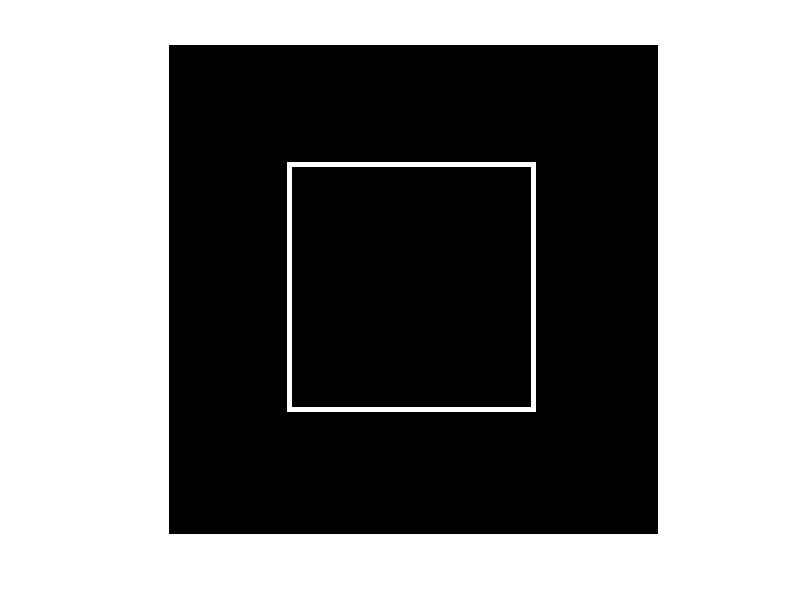
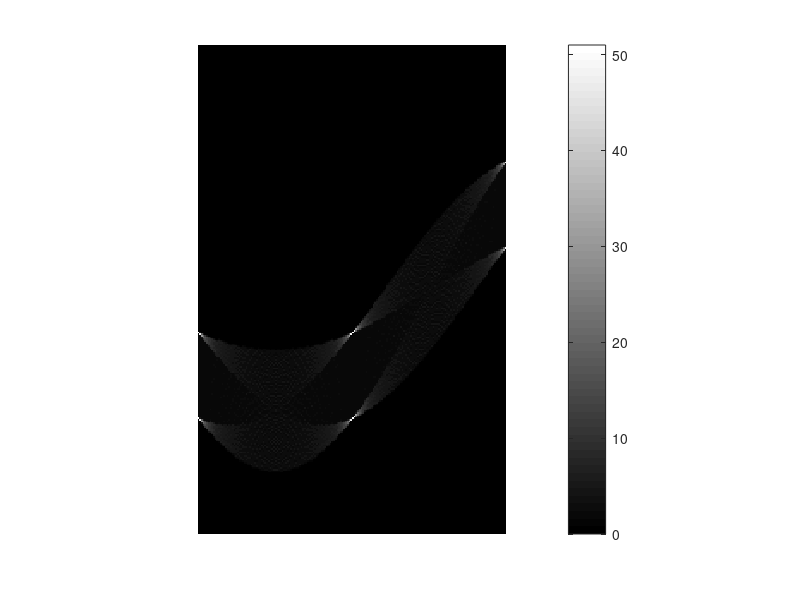

Write the MATLAB code that produced these figures, in order.
clear;
f = false(100,100);
f(25,25:75) = true;
f(75,25:75) = true;
f(25:75,25) = true;
f(25:75,75) = true;
d = ceil(sqrt(100*100 + 100*100));
aa = zeros((2*d)+1,180);
imshow(f);

for r = 1:100
    for c = 1:100
        if(f(r,c) == 1)
            for th = 0:179
              v = round(r* sind(th)) + round(c * cosd(th));
              aa(v+d+1,th+1) = aa(v+d+1,th+1)+1;  
            end
        end
    end
end

figure;
imshow(aa,[]);
colorbar;
max1 = max(aa(:));
[R,C]=find(aa==max1);
Row = R-d-1;
Theta = C-1;

